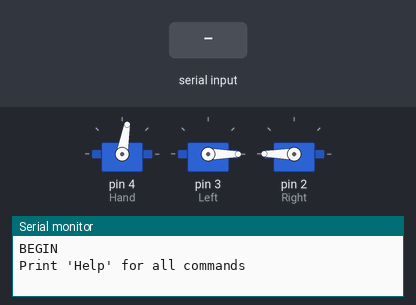
The sketch below on a simulated Arduino Uno, built with avr-gcc and run on an emulated ATmega328P. On the bench: 3 × servo, the last lines printed to the serial monitor. The test bench sets the inputs (shaded band).

Above: at 2.2 s.
2.3 s: "capture" received over Serial
At 4.0 s:
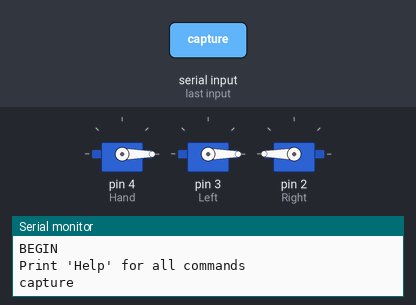
7.3 s: "release" received over Serial
At 9.0 s:
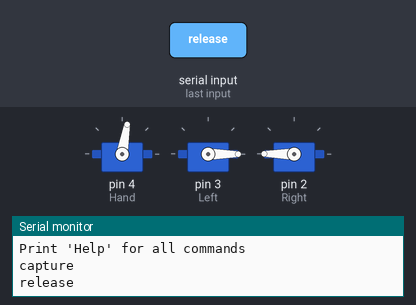
Timing chart, 0 to 10.5 s (numbered marks = the images above; inputs shaded):
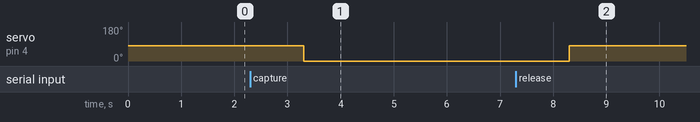

Measured:
- after the input at 2.3 s, servo on pin 4 (Hand): 80° → 0° after 1.0 s
- after the input at 7.3 s, servo on pin 4 (Hand): 0° → 80° after 1.0 s

The sketch:

Manipulator.ino
```cpp
#include <Servo.h>

#define LeftSenter 0
#define RightSenter 180
#define HandEnd 80

Servo Hand;
Servo Left;
Servo Right;
String State; //move, stuck, grab, need help

void setup() {
  delay(1000);
  Serial.begin(9600);
  Serial.println("BEGIN");
  Serial.println("Print 'Help' for all commands");

  Hand.attach(4);
  Left.attach(3);
  Right.attach(2);

  Left.write(LeftSenter);
  Right.write(RightSenter);
  Hand.write(HandEnd);
}

void loop() {
  String str = Serial.readString();

  if (str != "") {
    Serial.println(str);
  }
  if (str == "help") {
    Serial.println("  capture");
    Serial.println("  release");
  }
  if (str == "capture") {
    Hand.write(0);
  }
  if (str == "release") {
    Hand.write(HandEnd);
  }
}
```
